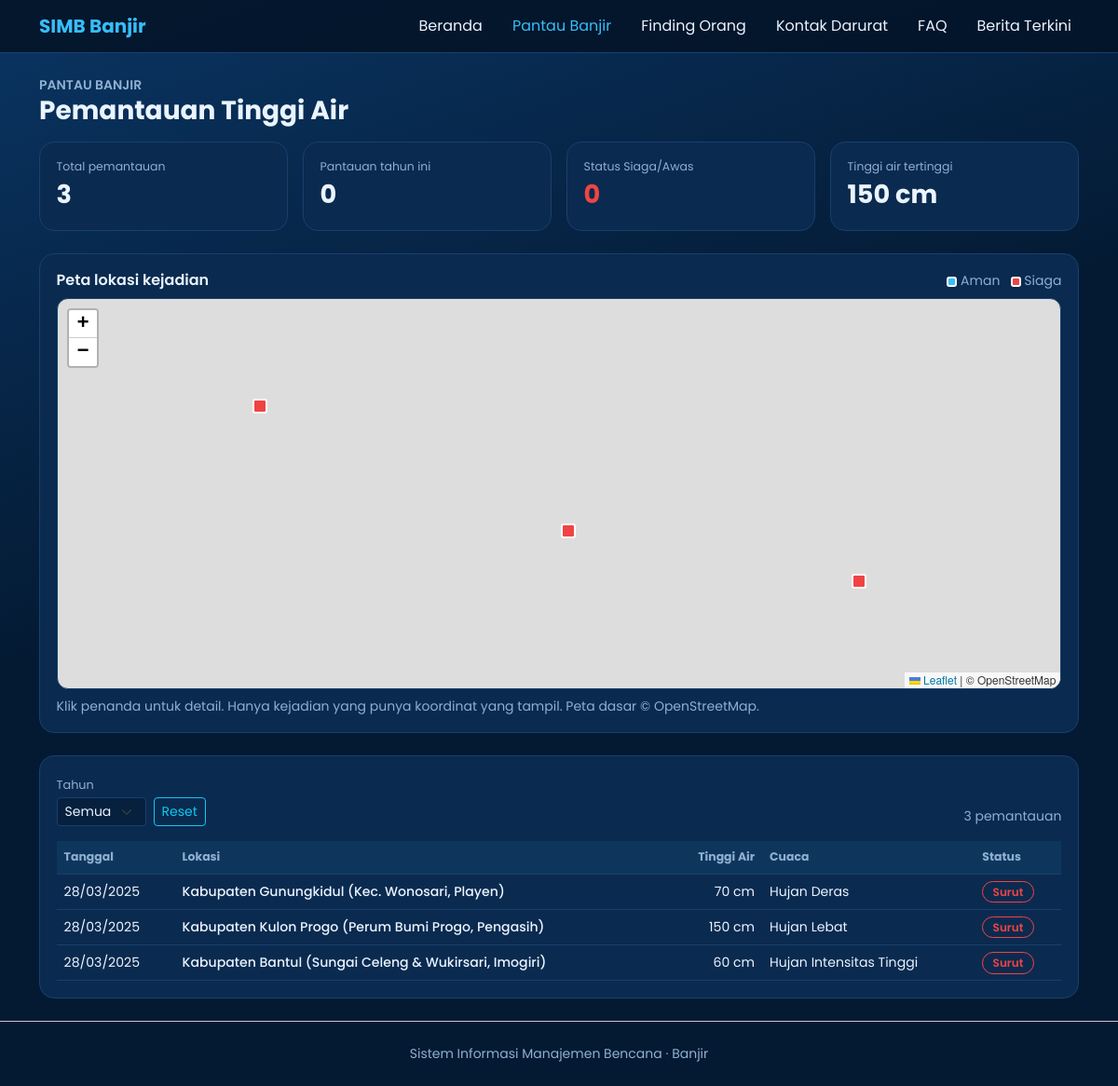
The page /pantau.php on the database its author committed.
### tables this page shows
CREATE TABLE `kejadian` (
  `id` int(11) NOT NULL,
  `lokasi` varchar(150) NOT NULL,
  `lat` double DEFAULT NULL,
  `lng` double DEFAULT NULL,
  `tanggal` date NOT NULL,
  `tinggi_air` int(11) DEFAULT NULL,
  `cuaca` varchar(50) NOT NULL,
  `status` varchar(50) NOT NULL
);

### pantau.php (the view, shortened to what this page needs)
<?php
$DB = ['host' => 'localhost', 'nama' => 'simb_banjir', 'user' => 'root', 'pass' => ''];
function e($s) { return htmlspecialchars((string)$s, ENT_QUOTES, 'UTF-8'); }
try {
    $db = new PDO("mysql:host={$DB['host']};charset=utf8mb4", $DB['user'], $DB['pass'],
        [PDO::ATTR_ERRMODE => PDO::ERRMODE_EXCEPTION, PDO::ATTR_DEFAULT_FETCH_MODE => PDO::FETCH_ASSOC]);
    $db->exec("CREATE DATABASE IF NOT EXISTS `{$DB['nama']}` CHARACTER SET utf8mb4");
    $db->exec("USE `{$DB['nama']}`");
    $db->exec("CREATE TABLE IF NOT EXISTS kejadian (
        id INT AUTO_INCREMENT PRIMARY KEY,
        lokasi VARCHAR(150),
        tanggal DATE,
        tinggi_air INT NULL,
        cuaca VARCHAR(50),
        status VARCHAR(50) DEFAULT 'Normal'
    )");
} catch (PDOException $x) {
    die('<h3>Koneksi database gagal</h3><p>Nyalakan MySQL di XAMPP dan cek pengaturan di bagian atas pantau.php.</p>');
}
$thn = preg_match('/^\d{4}$/', $_GET['thn'] ?? '') ? $_GET['thn'] : '';
$q = "SELECT * FROM kejadian WHERE 1=1"; $p = [];
$st = $db->prepare($q . " ORDER BY tanggal DESC, id DESC LIMIT 500"); $st->execute($p);
$data = $st->fetchAll();
$daftarTahun = $db->query("SELECT DISTINCT YEAR(tanggal) FROM kejadian WHERE tanggal IS NOT NULL ORDER BY 1 DESC")->fetchAll(PDO::FETCH_COLUMN);
$ring = $db->query("SELECT COUNT(*) total, SUM(YEAR(tanggal) = YEAR(CURDATE())) tahun_ini,
    SUM(status = 'Siaga' OR status = 'Awas') aktif, MAX(tinggi_air) maks FROM kejadian")->fetch();
?>
<!doctype html>
<html lang="id">
<head>
<link href="https://cdn.jsdelivr.net/npm/bootstrap@5.3.3/dist/css/bootstrap.min.css" rel="stylesheet">
<link rel="stylesheet" href="https://unpkg.com/leaflet@1.9.4/dist/leaflet.css">
</head>
<body>
<nav class="navbar navbar-expand-lg navbar-dark nav-simb">
  <div class="container">
    <a class="navbar-brand fw-bold" href="index.php">SIMB Banjir</a>
    <div class="collapse navbar-collapse justify-content-end" id="nv">
      <ul class="navbar-nav gap-lg-3">
        <li class="nav-item"><a class="nav-link" href="index.php">Beranda</a></li>
        <li class="nav-item"><a class="nav-link active" href="pantau.php">Pantau Banjir</a></li>
        <li class="nav-item"><a class="nav-link" href="finding.php">Finding Orang</a></li>
        <li class="nav-item"><a class="nav-link" href="kontak.php">Kontak Darurat</a></li>
        <li class="nav-item"><a class="nav-link" href="faq.php">FAQ</a></li>
        <li class="nav-item"><a class="nav-link" href="berita.php">Berita Terkini</a></li>
      </ul>
    </div>
  </div>
</nav>
<main class="container py-4">
  <div class="mb-3">
    <div class="small text-secondary text-uppercase fw-semibold">Pantau Banjir</div>
    <h1 class="h3 fw-bold mb-0">Pemantauan Tinggi Air</h1>
  </div>
  <div class="row g-3 mb-4">
    <div class="col-6 col-md-3"><div class="stat"><span>Total pemantauan</span><b><?= (int)$ring['total'] ?></b></div></div>
    <div class="col-6 col-md-3"><div class="stat"><span>Pantauan tahun ini</span><b><?= (int)$ring['tahun_ini'] ?></b></div></div>
    <div class="col-6 col-md-3"><div class="stat"><span>Status Siaga/Awas</span><b class="awas"><?= (int)$ring['aktif'] ?></b></div></div>
    <div class="col-6 col-md-3"><div class="stat"><span>Tinggi air tertinggi</span><b><?= $ring['maks'] !== null ? e($ring['maks']) . ' cm' : '-' ?></b></div></div>
  </div>
  <div class="panel mb-4">
    <div class="d-flex flex-wrap justify-content-between mb-2">
      <h2 class="h6 fw-semibold mb-0">Peta lokasi kejadian</h2>
      <span class="small text-secondary"><i class="d-inline-block align-middle mk" style="width:11px;height:11px"></i> Aman
        &nbsp; <i class="d-inline-block align-middle mk aktif" style="width:11px;height:11px"></i> Siaga</span>
    </div>
    <div id="map"></div>
    <p class="small text-secondary mt-2 mb-0">Klik penanda untuk detail. Hanya kejadian yang punya koordinat yang tampil. Peta dasar © OpenStreetMap.</p>
  </div>
  <div class="panel">
    <form class="row g-2 align-items-end mb-3" method="get">
      <div class="col-auto"><label class="form-label mb-1">Tahun</label>
        <select name="thn" class="form-select form-select-sm" onchange="this.form.submit()"><option value="">Semua</option>
        <?php foreach ($daftarTahun as $y): ?><option <?= (string)$thn === (string)$y ? 'selected' : '' ?>><?= e($y) ?></option><?php endforeach; ?></select></div>
      <div class="col-auto"><a class="btn btn-sm btn-outline-info" href="pantau.php">Reset</a></div>
      <div class="col text-end small text-secondary"><?= count($data) ?> pemantauan</div>
    </form>
    <div class="table-responsive"><table class="table align-middle mb-0">
      <thead><tr><th>Tanggal</th><th>Lokasi</th><th class="text-end">Tinggi Air</th><th>Cuaca</th><th>Status</th></tr></thead>
      <tbody>
      <?php foreach ($data as $k): ?>
        <tr>
          <td class="text-nowrap"><?= $k['tanggal'] ? e(date('d/m/Y', strtotime($k['tanggal']))) : '-' ?></td>
          <td class="fw-medium"><?= e($k['lokasi']) ?></td>
          <td class="text-end text-nowrap"><?= isset($k['tinggi_air']) && $k['tinggi_air'] !== '' ? e($k['tinggi_air']) . ' cm' : '-' ?></td>
          <td><?= e($k['cuaca']) ?></td>
          <td><span class="badge-st <?= (strtolower($k['status']) === 'normal' || strtolower($k['status']) === 'aman') ? 'aman' : 'awas' ?>"><?= e($k['status']) ?></span></td>
        </tr>
      <?php endforeach; if (!$data): ?>
        <tr><td colspan="5" class="text-center text-secondary py-4">Belum ada data pemantauan<?= ($thn !== '') ? ' untuk filter ini' : '' ?>.</td></tr>
      <?php endif; ?>
      </tbody>
    </table></div>
  </div>
</main>
<footer class="text-center small text-secondary py-4 border-top border-secondary-subtle">
  Sistem Informasi Manajemen Bencana · Banjir
</footer>
</body>
</html>

### pantau.php (style rules this page uses)
:root { --card:#0b2a4f;--line:#17406e;--ink:#eaf4ff;--muted:#8fb0d1;--accent:#38bdf8;--aman:#22c55e;--awas:#ef4444 }
body { font-family:'Poppins',sans-serif;background:linear-gradient(160deg,#0a3563,#041a33 45%) fixed;color:var(--ink);min-height:100vh }
.text-secondary { color:var(--muted)!important }
a { color:var(--accent) }
.nav-simb { background:rgba(4,20,40,.9);border-bottom:1px solid var(--line) }
.nav-simb .navbar-brand { color:var(--accent) }
.nav-simb .nav-link { color:var(--ink) }
.nav-simb .nav-link.active { color:var(--accent) }
.panel,.stat { background:var(--card);border:1px solid var(--line);border-radius:16px;padding:1.1rem }
.stat span { display:block;font-size:.78rem;color:var(--muted) }
.stat b { font-size:1.7rem }
#map { height:420px;border-radius:12px;border:1px solid var(--line) }
.mk { width:16px;height:16px;background:var(--accent);border:2px solid #fff;border-radius:3px }
.mk.aktif { background:var(--awas) }
.table { --bs-table-bg:transparent;--bs-table-color:var(--ink);--bs-table-border-color:var(--line) }
.table thead th { color:var(--muted);font-size:.78rem;background:rgba(56,189,248,.08);white-space:nowrap }
.table td { font-size:.88rem }
.badge-st { padding:.15rem .65rem;border-radius:999px;font-size:.75rem;font-weight:600;border:1px solid currentColor }
.awas { color:var(--awas) }
.form-select { background-color:#06203e;border-color:var(--line);color:var(--ink) }
.form-label { color:var(--muted);font-size:.8rem }

### rows shown on the page
kejadian: tanggal "28/03/2025", lokasi "Kabupaten Gunungkidul (Kec. Wonosari, Playen)", tinggi_air "70", cuaca "Hujan Deras", status "Surut"
kejadian: tanggal "28/03/2025", lokasi "Kabupaten Kulon Progo (Perum Bumi Progo, Pengasih)", tinggi_air "150", cuaca "Hujan Lebat", status "Surut"
kejadian: tanggal "28/03/2025", lokasi "Kabupaten Bantul (Sungai Celeng & Wukirsari, Imogiri)", tinggi_air "60", cuaca "Hujan Intensitas Tinggi", status "Surut"

### other values the page prints
$ring['total'] "3"
$ring['tahun_ini'] "0"
$ring['aktif'] "0"
$ring['maks'] "150"
count($data) "3"
